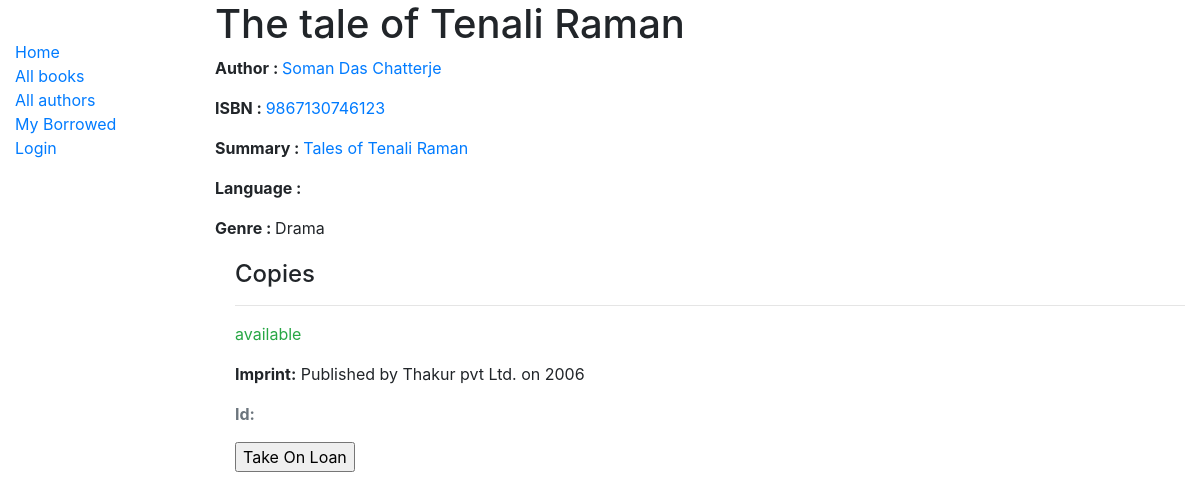
/catalog/book/2, run on an earlier commit of the app's database.
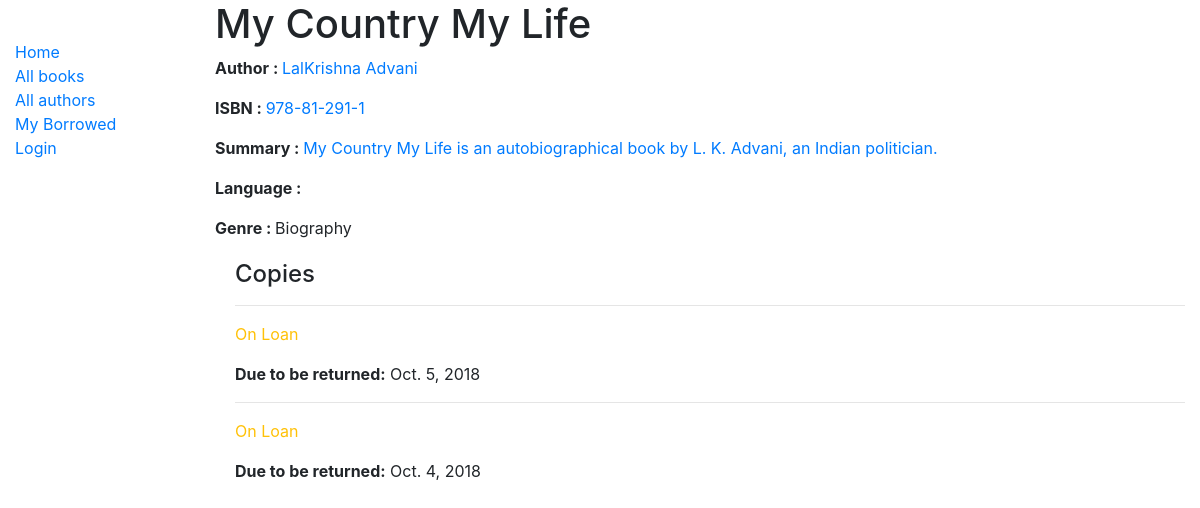
And on a later commit of the database.
### catalog/models.py (models this page shows, shortened)
class Book(models.Model):
	title=models.CharField(max_length=60)
	author=models.ForeignKey('Author',on_delete=models.CASCADE,help_text="Enter name of the author")
	summary=models.TextField(max_length=100,help_text="Enter description of the book")
	isbn=models.CharField('ISBN' ,max_length=13,help_text="13 character number <a href=https://www.isbn-international.org/content/what-isbn>what is ISBN number</a>")
	genre=models.ManyToManyField(Genre, help_text="Select Genre for this book ")
	def display_genre(self):
		return ','.join(genre.name for genre in self.genre.all()[:3])
	display_genre.short_description='Genre'

class Author(models.Model):
	first_name=models.CharField(max_length=20)
	date_of_birth=models.DateField(null=False,blank=False)
	date_of_death=models.DateField(null=True,blank=True)
	last_name=models.CharField(max_length=20)
	class Meta:
		ordering=['last_name','first_name']
	def __str__(self):
	 	return (self.first_name+" "+self.last_name)

class Genre(models.Model):
	name=models.CharField(max_length=80, help_text="Enter a book genre(e.g Science Fiction)")
	def __str__(self):
		return self.name

class BookInstance(models.Model):
	borrower=models.ForeignKey(User, on_delete=models.SET_NULL, null=True, blank=True)
	book=models.ForeignKey(Book, on_delete=models.CASCADE)
	id=models.UUIDField(primary_key=True, default=uuid.uuid4, help_text="unique id for this book across whole library")
	imprint=models.CharField(max_length=200)
	loan_status=(('m',"maintenance"),('o',"On Loan"),('r',"reserved"),('a',"available"))
	due_back=models.DateField(null=True , blank=True)
	status=models.CharField(max_length=1,choices=loan_status,blank=False,help_text="Book availability",default="m")
	class Meta:
		permissions=(("can_mark_returned","set book as returned"),)

### catalog/views.py (the view)
# urls.py: path('book/<int:pk>',views.BookDetailView.as_view(),name="book-detail"),
class BookDetailView(generic.DetailView):
	model=Book

### catalog/templates/catalog/book_detail.html (shortened to what this page needs)
{% extends "catalog/base_generic.html" %}
{% block content %}
	<h1>{{book.title}}</h1>
	<p><strong>Author : </strong><a href="{% url 'author-detail' book.author.pk %}">{{book.author}}</a></p>
	<p><strong>ISBN : </strong><a href="">{{book.isbn}}</a></p>
	<p><strong>Summary : </strong><a href="">{{book.summary}}</a></p>
	<p><strong>Language : </strong><a href="">{{book.language}}</a></p>
	<strong>Genre : </strong>
	{% for item in book.genre.all %}
		{{ item }}
	{% endfor %}
	<div style="margin-left:20px;margin-top:20px;">
    	<h4>Copies</h4>
        {% for copy in book.bookinstance_set.all %}           <hr>
			<p class="{% if copy.status == 'a' %}text-success{% elif copy.status == 'm'%}text-danger{% else %}text-warning{% endif %}">{{ copy.get_status_display}}</p>
	          {% if copy.status != 'a' %}
	          <p><strong>Due to be returned:</strong> {{copy.due_back}}</p>
			  {% else %}
				<p><strong>Imprint:</strong> {{copy.imprint}}</p>
				<p class="text-muted"><strong>Id:</strong> {{copy.x}}</p>
				<form method="POST" action="{% url 'onloan' copy.id %}">
					 <input type="Submit" value="Take On Loan">
				</form>
			  {% endif %}
	    {% endfor %}
  	</div>
{% endblock %}

What changed in the data, as far as the page shows it:
no longer on this page (row unchanged): Genre: name "Drama"
changed Book: title "The tale of Tenali Raman" → "My Country My Life"; author "Soman Das Chatterje" → "LalKrishna Advani"; isbn "9867130746123" → "978-81-291-1"; summary "Tales of Tenali Raman" → "My Country My Life is an autobiographical book by L. K. Advani, an Indian politician."
added Genre: name "Biography"
changed BookInstance: status "available" → "On Loan"; due_back (not shown) → "Oct. 5, 2018"; imprint "Published by Thakur pvt Ltd. on 2006" → (not shown); value "Take On Loan" → (not shown); status "Imprint: Id:" → "Due to be returned:"
added BookInstance: status "On Loan", due_back "Oct. 4, 2018"
